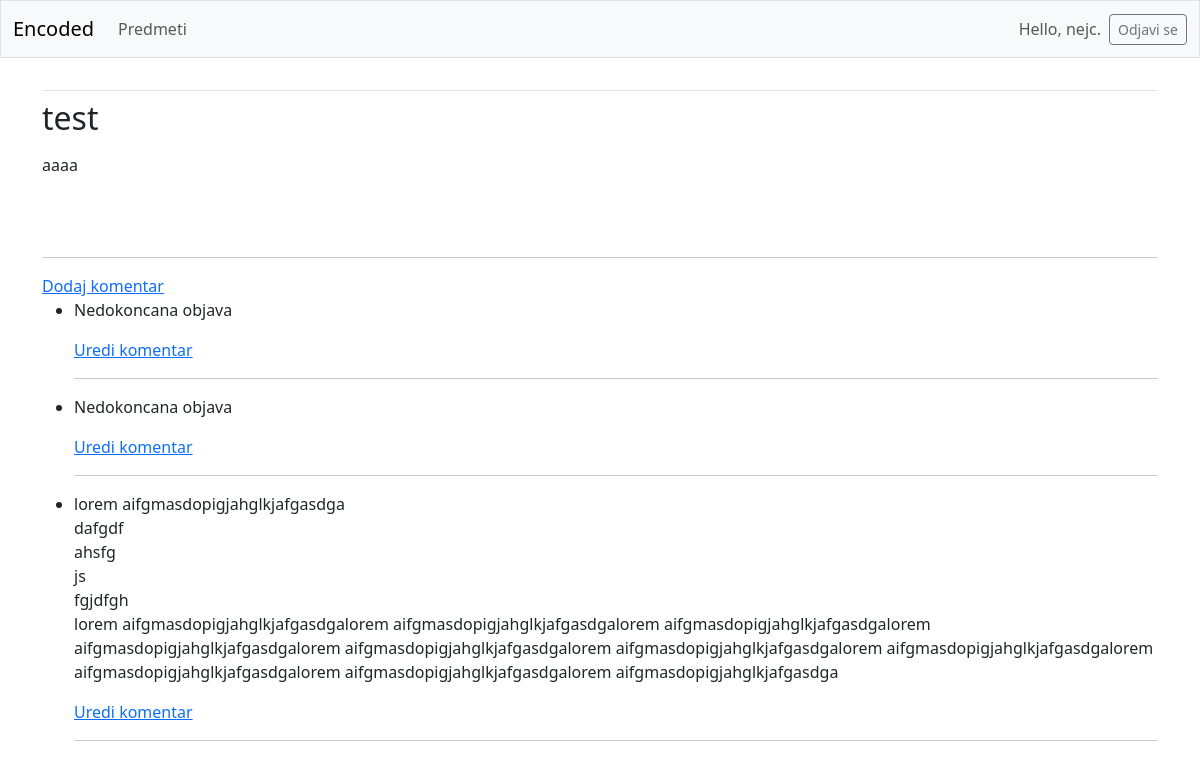
/topic/1/1 (signed in), run on the app's committed database.
### bounties/models.py (models this page shows, shortened)
class Bounty(models.Model):
    owner=models.ForeignKey(User, on_delete=models.CASCADE)
    name=models.CharField(max_length=200)
    subject=models.ForeignKey(Subject, on_delete=models.CASCADE)
    topic=models.ForeignKey(Topic, on_delete=models.CASCADE)
    date_added=models.DateTimeField(auto_now_add=True)
    text=models.TextField(default="Nedokoncana objava")
    class Meta:
        verbose_name_plural = 'bounties'

class Comment(models.Model):
    owner=models.ForeignKey(User, on_delete=models.CASCADE)
    bounty=models.ForeignKey(Bounty, on_delete=models.CASCADE)
    date_added=models.DateTimeField(auto_now_add=True)
    text=models.TextField(default="Nedokoncana objava")

### bounties/views.py (the view)
# urls.py: path('topic/<int:topic_id>/<int:bounty_id>', views.bounty, name='bounty'),
def bounty(request, topic_id, bounty_id):
    topic=Topic.objects.get(id=topic_id)
    bounty=topic.bounty_set.get(id=bounty_id)
    comments=bounty.comment_set.all()
    context={'bounty': bounty, 'comments': comments, 'topic_id': topic_id}
    return render(request, 'bounties/bounty.html', context)

### bounties/templates/bounties/bounty.html (shortened to what this page needs)
{% extends 'bounties/base.html' %}
{% block content %}
<h2>{{ bounty.name }}</h2>
<p>{{ bounty.text|linebreaks }}</p>
<br/>
<br/>
<hr/>
<a href="{% url 'bounties:new_comment' topic_id bounty.id %}">Dodaj komentar</a>
<ul>
    {% for comment in comments %}
      <li>{{ comment.text|linebreaks }}</li>
      {% if comment.owner == request.user %}
        <a href="{% url 'bounties:edit_comment' bounty.id comment.id %}">Uredi komentar</a>
      {% endif %}
      <hr>
    {% empty %}
      <li>Nihče še ni komentiral</li>
    {% endfor %}
</ul>
{% endblock content %}

### bounties/templates/bounties/base.html (shortened to what this page needs)
<!DOCTYPE html>
<html lang="si">
<head>
  {% load django_bootstrap5 %}
  {% bootstrap_css %}
</head>
<body>
  <nav class="navbar navbar-expand-md navbar-light bg-light mb-4 border">
    <div class="container-fluid">
       <a class="navbar-brand" href="{% url 'bounties:index' %}">
        Encoded</a>
       <div class="collapse navbar-collapse" id="navbarCollapse">
         <ul class="navbar-nav me-auto mb-2 mb-md-0">
           <li class="nav-item">
             <a class="nav-link" href="{% url 'bounties:subjects' %}">
              Predmeti</a></li>
        </ul>
         <ul class="navbar-nav ms-auto mb-2 mb-md-0">
             {% if user.is_authenticated %}
              <li class="nav-item">
                 <span class="navbar-text me-2">Hello, {{ user.username }}.
                  </span></li>
            {% endif %}
          </ul>
          {% if user.is_authenticated %}
          <form action="{% url 'accounts:logout' %}" method='post'>
             <button name='submit' class='btn btn-outline-secondary btn-sm'>
                Odjavi se</button>
          </form>
        {% endif %}
      </div>
    </div>
  </nav>
  <main class="container">
    <div class="pb-2 mb-2 border-bottom">
    </div>
    <div>
      {% block content %}{% endblock content %}
    </div>
  </main>
</body>
</html>

### data on the page
Bounty: name "test", text "aaaa"
Comment: text "Nedokoncana objava", shows "Uredi komentar"
Comment: text "Nedokoncana objava", shows "Uredi komentar"
Comment: text "lorem aifgmasdopigjahglkjafgasdga dafgdf ahsfg js fgjdfgh lorem aifgmasdopigjahglkjafgasdgalorem aifgmasdopigjahglkjafgasdgalorem aifgmasdopigjahglkjafgasdgalorem aifgmasdopigjahglkjafgasdgalorem aifgmasdopigjahglkjafgasdgalorem aifgmasdopigjahglkjafgasdgalorem aifgmasdopigjahglkjafgasdgalorem aifgmasdopigjahglkjafgasdgalorem aifgmasdopigjahglkjafgasdgalorem aifgmasdopigjahglkjafgasdga", shows "Uredi komentar"

### other printed values
{{ user.username }} "nejc"
